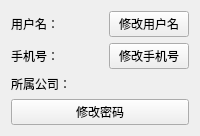
<?xml version="1.0" encoding="UTF-8"?>
<ui version="4.0">
 <class>UserProfileView</class>
 <widget class="QWidget" name="UserProfileView">
  <property name="windowTitle">
   <string>个人信息维护</string>
  </property>
  <layout class="QVBoxLayout" name="verticalLayout">
   <item>
    <layout class="QHBoxLayout" name="horizontalLayoutUsername">
     <item>
      <widget class="QLabel" name="labelUsernameTitle">
       <property name="text">
        <string>用户名：</string>
       </property>
      </widget>
     </item>
     <item>
      <widget class="QLabel" name="usernameLabel"/>
     </item>
     <item>
      <widget class="QPushButton" name="updateUsernameButton">
       <property name="text">
        <string>修改用户名</string>
       </property>
      </widget>
     </item>
    </layout>
   </item>
   <item>
    <layout class="QHBoxLayout" name="horizontalLayoutPhone">
     <item>
      <widget class="QLabel" name="labelPhoneTitle">
       <property name="text">
        <string>手机号：</string>
       </property>
      </widget>
     </item>
     <item>
      <widget class="QLabel" name="phoneLabel"/>
     </item>
     <item>
      <widget class="QPushButton" name="updatePhoneButton">
       <property name="text">
        <string>修改手机号</string>
       </property>
      </widget>
     </item>
    </layout>
   </item>
   <item>
    <layout class="QHBoxLayout" name="horizontalLayoutCompany">
     <item>
      <widget class="QLabel" name="labelCompanyTitle">
       <property name="text">
        <string>所属公司：</string>
       </property>
      </widget>
     </item>
     <item>
      <widget class="QLabel" name="companyLabel"/>
     </item>
    </layout>
   </item>
   <item>
    <widget class="QPushButton" name="updatePasswordButton">
     <property name="text">
      <string>修改密码</string>
     </property>
    </widget>
   </item>
  </layout>
 </widget>
 <resources/>
 <connections/>
</ui> 
